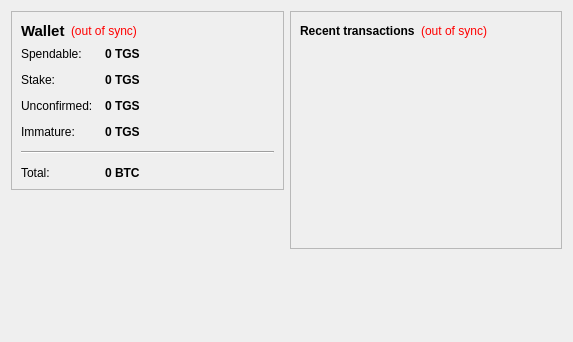
<?xml version="1.0" encoding="UTF-8"?>
<ui version="4.0">
 <class>OverviewPage</class>
 <widget class="QWidget" name="OverviewPage">
  <property name="geometry">
   <rect>
    <x>0</x>
    <y>0</y>
    <width>573</width>
    <height>342</height>
   </rect>
  </property>
  <property name="windowTitle">
   <string>Form</string>
  </property>
  <layout class="QHBoxLayout" name="horizontalLayout" stretch="1,1">
   <item>
    <layout class="QVBoxLayout" name="verticalLayout_2">
     <item>
      <widget class="QFrame" name="frame">
       <property name="frameShape">
        <enum>QFrame::StyledPanel</enum>
       </property>
       <property name="frameShadow">
        <enum>QFrame::Raised</enum>
       </property>
       <layout class="QVBoxLayout" name="verticalLayout_4">
        <item>
         <layout class="QHBoxLayout" name="horizontalLayout_4">
          <item>
           <widget class="QLabel" name="label_5">
            <property name="font">
             <font>
              <pointsize>11</pointsize>
              <weight>75</weight>
              <bold>true</bold>
             </font>
            </property>
            <property name="text">
             <string>Wallet</string>
            </property>
           </widget>
          </item>
          <item>
           <widget class="QLabel" name="labelWalletStatus">
            <property name="toolTip">
             <string>The displayed information may be out of date. Your wallet automatically synchronizes with the tgs network after a connection is established, but this process has not completed yet.</string>
            </property>
            <property name="styleSheet">
             <string notr="true">QLabel { color: red; }</string>
            </property>
            <property name="text">
             <string notr="true">(out of sync)</string>
            </property>
            <property name="alignment">
             <set>Qt::AlignLeading|Qt::AlignLeft|Qt::AlignVCenter</set>
            </property>
           </widget>
          </item>
          <item>
           <spacer name="horizontalSpacer_2">
            <property name="orientation">
             <enum>Qt::Horizontal</enum>
            </property>
            <property name="sizeHint" stdset="0">
             <size>
              <width>40</width>
              <height>20</height>
             </size>
            </property>
           </spacer>
          </item>
         </layout>
        </item>
        <item>
         <layout class="QFormLayout" name="formLayout_2">
          <property name="fieldGrowthPolicy">
           <enum>QFormLayout::AllNonFixedFieldsGrow</enum>
          </property>
          <property name="horizontalSpacing">
           <number>12</number>
          </property>
          <property name="verticalSpacing">
           <number>12</number>
          </property>
          <item row="0" column="0">
           <widget class="QLabel" name="label">
            <property name="text">
             <string>Spendable:</string>
            </property>
           </widget>
          </item>
          <item row="0" column="1">
           <widget class="QLabel" name="labelBalance">
            <property name="font">
             <font>
              <weight>75</weight>
              <bold>true</bold>
             </font>
            </property>
            <property name="cursor">
             <cursorShape>IBeamCursor</cursorShape>
            </property>
            <property name="toolTip">
             <string>Your current spendable balance</string>
            </property>
            <property name="text">
             <string notr="true">0 TGS</string>
            </property>
            <property name="textInteractionFlags">
             <set>Qt::LinksAccessibleByMouse|Qt::TextSelectableByKeyboard|Qt::TextSelectableByMouse</set>
            </property>
           </widget>
          </item>
          <item row="1" column="0">
           <widget class="QLabel" name="label_6">
            <property name="text">
             <string>Stake:</string>
            </property>
           </widget>
          </item>
          <item row="1" column="1">
           <widget class="QLabel" name="labelStake">
            <property name="font">
             <font>
              <weight>75</weight>
              <bold>true</bold>
             </font>
            </property>
            <property name="cursor">
             <cursorShape>IBeamCursor</cursorShape>
            </property>
            <property name="toolTip">
             <string>Total of coins that was staked, and do not yet count toward the current balance</string>
            </property>
            <property name="text">
             <string notr="true">0 TGS</string>
            </property>
            <property name="textInteractionFlags">
             <set>Qt::LinksAccessibleByMouse|Qt::TextSelectableByKeyboard|Qt::TextSelectableByMouse</set>
            </property>
           </widget>
          </item>
          <item row="2" column="0">
           <widget class="QLabel" name="label_3">
            <property name="text">
             <string>Unconfirmed:</string>
            </property>
           </widget>
          </item>
          <item row="2" column="1">
           <widget class="QLabel" name="labelUnconfirmed">
            <property name="font">
             <font>
              <weight>75</weight>
              <bold>true</bold>
             </font>
            </property>
            <property name="cursor">
             <cursorShape>IBeamCursor</cursorShape>
            </property>
            <property name="toolTip">
             <string>Total of transactions that have yet to be confirmed, and do not yet count toward the current balance</string>
            </property>
            <property name="text">
             <string notr="true">0 TGS</string>
            </property>
            <property name="textInteractionFlags">
             <set>Qt::LinksAccessibleByMouse|Qt::TextSelectableByKeyboard|Qt::TextSelectableByMouse</set>
            </property>
           </widget>
          </item>
          <item row="3" column="0">
           <widget class="QLabel" name="labelImmatureText">
            <property name="text">
             <string>Immature:</string>
            </property>
           </widget>
          </item>
          <item row="3" column="1">
           <widget class="QLabel" name="labelImmature">
            <property name="font">
             <font>
              <weight>75</weight>
              <bold>true</bold>
             </font>
            </property>
            <property name="toolTip">
             <string>Mined balance that has not yet matured</string>
            </property>
            <property name="text">
             <string notr="true">0 TGS</string>
            </property>
            <property name="textInteractionFlags">
             <set>Qt::LinksAccessibleByMouse|Qt::TextSelectableByKeyboard|Qt::TextSelectableByMouse</set>
            </property>
           </widget>
          </item>
          <item row="4" column="0" colspan="2">
           <widget class="Line" name="line">
            <property name="orientation">
             <enum>Qt::Horizontal</enum>
            </property>
           </widget>
          </item>
          <item row="5" column="0">
           <widget class="QLabel" name="labelTotalText">
            <property name="text">
             <string>Total:</string>
            </property>
           </widget>
          </item>
          <item row="5" column="1">
           <widget class="QLabel" name="labelTotal">
            <property name="font">
             <font>
              <weight>75</weight>
              <bold>true</bold>
             </font>
            </property>
            <property name="cursor">
             <cursorShape>IBeamCursor</cursorShape>
            </property>
            <property name="toolTip">
             <string>Your current total balance</string>
            </property>
            <property name="text">
             <string notr="true">0 BTC</string>
            </property>
            <property name="textInteractionFlags">
             <set>Qt::LinksAccessibleByMouse|Qt::TextSelectableByKeyboard|Qt::TextSelectableByMouse</set>
            </property>
           </widget>
          </item>
         </layout>
        </item>
       </layout>
      </widget>
     </item>
     <item>
      <spacer name="verticalSpacer">
       <property name="orientation">
        <enum>Qt::Vertical</enum>
       </property>
       <property name="sizeHint" stdset="0">
        <size>
         <width>20</width>
         <height>40</height>
        </size>
       </property>
      </spacer>
     </item>
    </layout>
   </item>
   <item>
    <layout class="QVBoxLayout" name="verticalLayout_3">
     <item>
      <widget class="QFrame" name="frame_2">
       <property name="frameShape">
        <enum>QFrame::StyledPanel</enum>
       </property>
       <property name="frameShadow">
        <enum>QFrame::Raised</enum>
       </property>
       <layout class="QVBoxLayout" name="verticalLayout">
        <item>
         <layout class="QHBoxLayout" name="horizontalLayout_2">
          <item>
           <widget class="QLabel" name="label_4">
            <property name="text">
             <string>&lt;b&gt;Recent transactions&lt;/b&gt;</string>
            </property>
           </widget>
          </item>
          <item>
           <widget class="QLabel" name="labelTransactionsStatus">
            <property name="toolTip">
             <string>The displayed information may be out of date. Your wallet automatically synchronizes with the tgs network after a connection is established, but this process has not completed yet.</string>
            </property>
            <property name="styleSheet">
             <string notr="true">QLabel { color: red; }</string>
            </property>
            <property name="text">
             <string notr="true">(out of sync)</string>
            </property>
            <property name="alignment">
             <set>Qt::AlignRight|Qt::AlignTrailing|Qt::AlignVCenter</set>
            </property>
           </widget>
          </item>
          <item>
           <spacer name="horizontalSpacer">
            <property name="orientation">
             <enum>Qt::Horizontal</enum>
            </property>
            <property name="sizeHint" stdset="0">
             <size>
              <width>40</width>
              <height>20</height>
             </size>
            </property>
           </spacer>
          </item>
         </layout>
        </item>
        <item>
         <widget class="QListView" name="listTransactions">
          <property name="styleSheet">
           <string notr="true">QListView { background: transparent; }</string>
          </property>
          <property name="frameShape">
           <enum>QFrame::NoFrame</enum>
          </property>
          <property name="verticalScrollBarPolicy">
           <enum>Qt::ScrollBarAlwaysOff</enum>
          </property>
          <property name="horizontalScrollBarPolicy">
           <enum>Qt::ScrollBarAlwaysOff</enum>
          </property>
          <property name="selectionMode">
           <enum>QAbstractItemView::NoSelection</enum>
          </property>
         </widget>
        </item>
       </layout>
      </widget>
     </item>
     <item>
      <spacer name="verticalSpacer_2">
       <property name="orientation">
        <enum>Qt::Vertical</enum>
       </property>
       <property name="sizeHint" stdset="0">
        <size>
         <width>20</width>
         <height>40</height>
        </size>
       </property>
      </spacer>
     </item>
    </layout>
   </item>
  </layout>
 </widget>
 <resources/>
 <connections/>
</ui>
